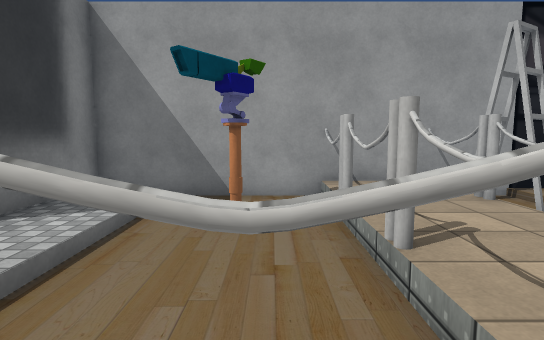
view 1 (above)

16 first-person views from a walk through a Unity game level. The camera is 1.2 m above the floor, tilts 6° down and sees 80° across. The floor is counted in squares, 1 m on a side. Each view is taken from the middle of a square. On the plan, view 1 faces up. The plan holds only what a view shows up to about 14 squares ahead; the rest is blank. The place goes on beyond the plan. The player is left out. Some surface patterns are stand-ins.

view 2
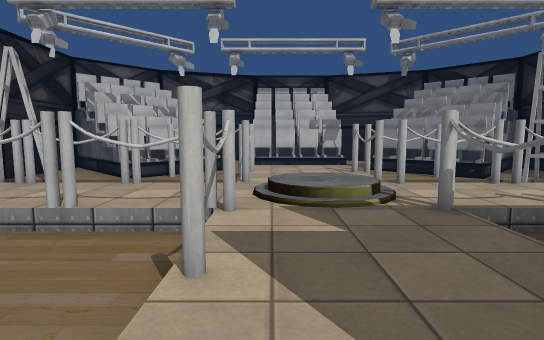

view 3
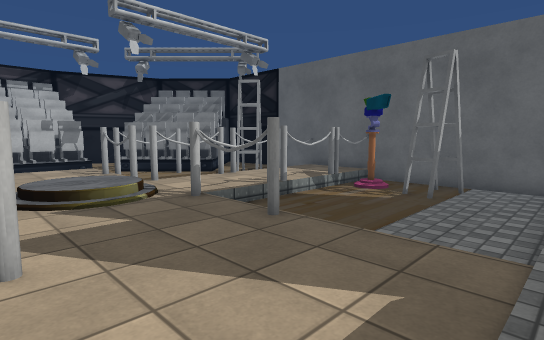

view 4
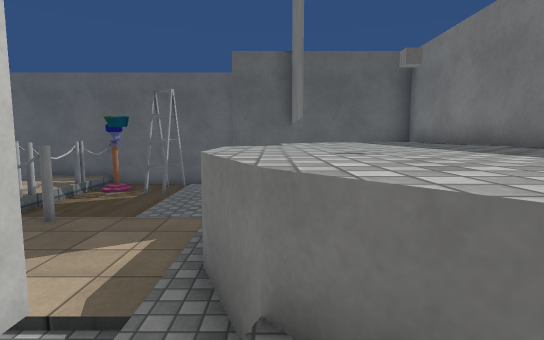

view 5
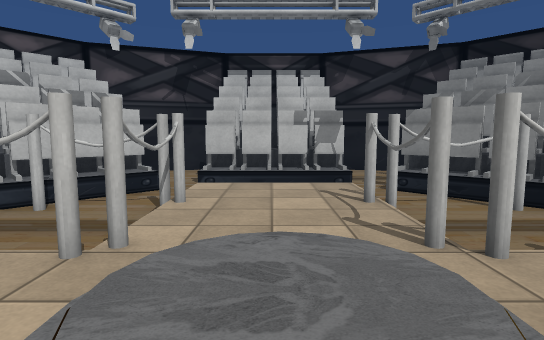

view 6
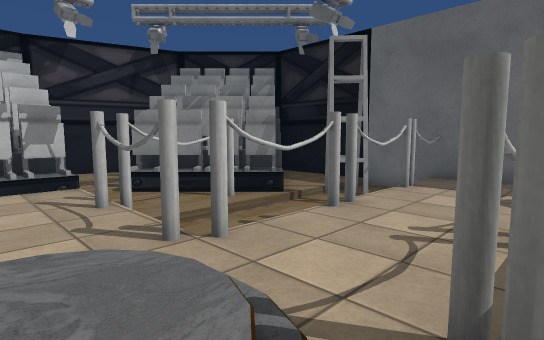

view 7
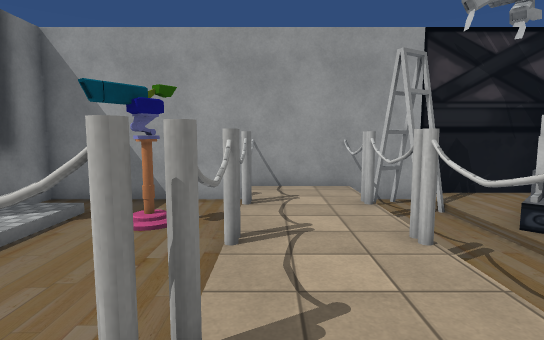

view 8
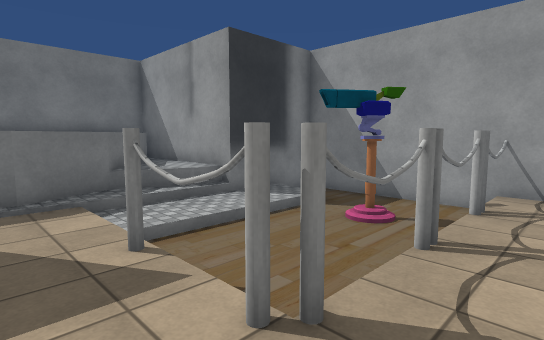

view 9
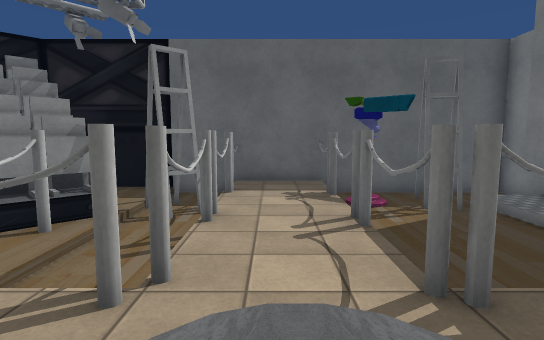

view 10
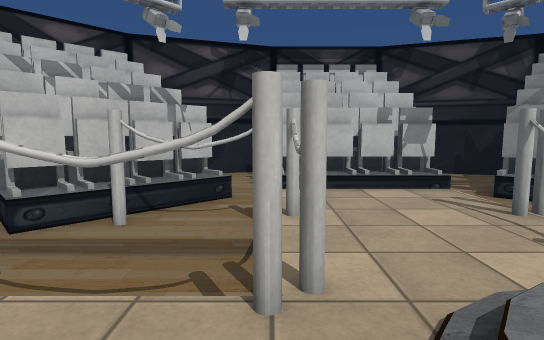

view 11
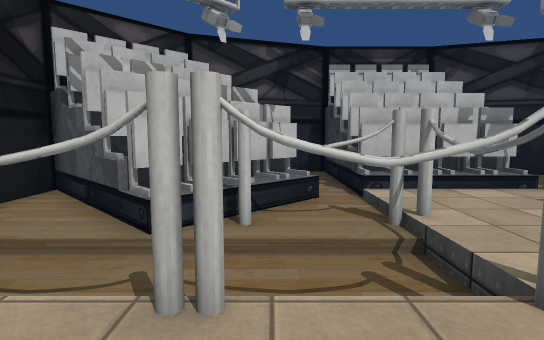

view 12
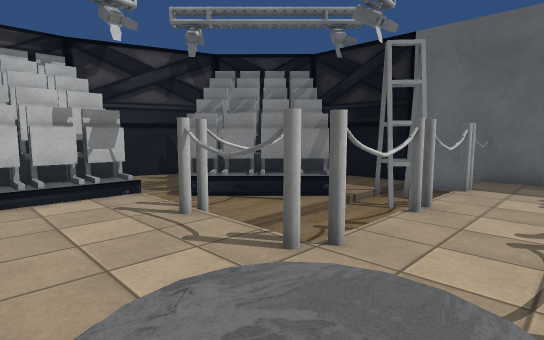

view 13
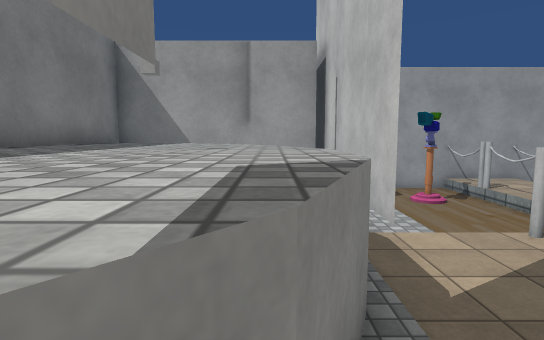

view 14
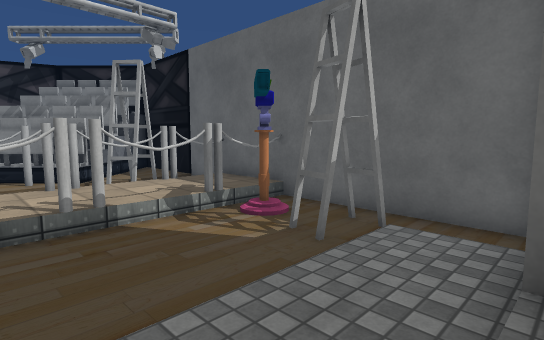

view 15
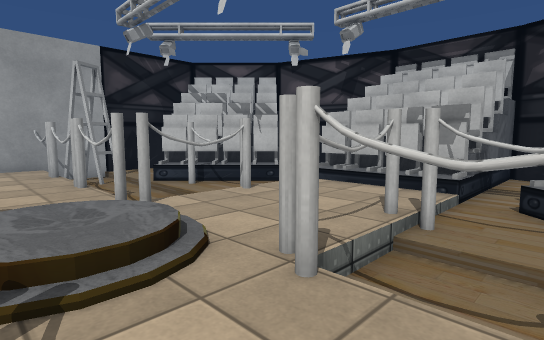

view 16
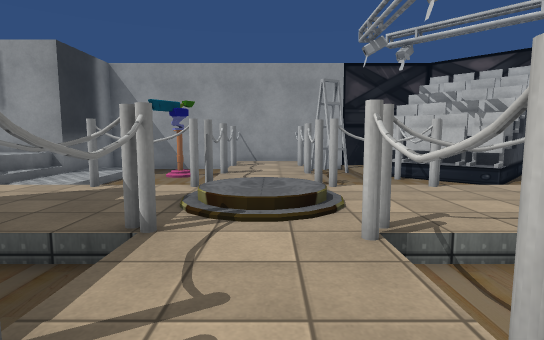

### Floor plan
Key: @ floor where view 1 was taken; # wall or solid block; x gap in a wall; . main floor; : floor 0.25 m higher than the main floor; - floor 0.25 m lower than the main floor; + floor 0.5 m higher than the main floor; _ floor 0.5 m lower than the main floor; / step, stairs or slope; = window, fence, low wall or low ledge; ^ raised ledge; v drop or lower ground; L ladder; B box; C curtain; H chair; T thing the floor can be seen under or through.
Columns run from 10 left of view 1 to 15 right of it. Each row starts with its distance up from view 1.
  9      ##############
  8      #______..#LL ##
  7      #//____..#LL-###
  6      #--_B_#..# _=HHH
  5 vvv###C-____..#__HHHH##
  4 ^^^++/C-___#..#__#HHH####
  3 ^^^ +/C-____..#__T/H##  #
  2 ^^^ ^.C-____..# _T-/##--#
  1 ^^^^^.///###..##TT//H#H##
  0 ^^^^^^....@.//......H###
 -1 ^^^^^^......::/.....HHH#
 -2 ^^^^^^......///.....HHH
 -3 ^^^^^.///TTT..TTTT//HH^HH#
 -4 ^^^C^.--____..T__T-/-----#
 -5 ^^^C+/--____..T__#/HH---##
 -6 ^^   /--___#..x__#HHHH--#
 -7 vvv##v--____..#__HHHHHH-#
 -8       --L__T..#LL-H^H  H
 -9      #-/LLBT..x_L-#HH
-10      #__LL T..#__ ###
-11      ################

Where each view was taken, in squares from view 1:
view 1: 0 up, 0 right, facing up
view 2: 0 up, 4 left, facing right
view 3: 1 up, 5 left, facing down-right
view 4: 4 up, 6 left, facing down
view 5: 1 down, 1 right, facing right
view 6: 1 down, 1 right, facing down-right
view 7: 1 down, 2 right, facing up
view 8: 1 down, 3 right, facing up-left
view 9: 0 up, 3 right, facing down
view 10: 1 up, 2 right, facing right
view 11: 3 up, 2 right, facing right
view 12: 0 up, 2 right, facing down-right
view 13: 5 down, 6 left, facing up
view 14: 4 down, 5 left, facing down-right
view 15: 5 down, 2 right, facing up-right
view 16: 7 down, 3 right, facing up
